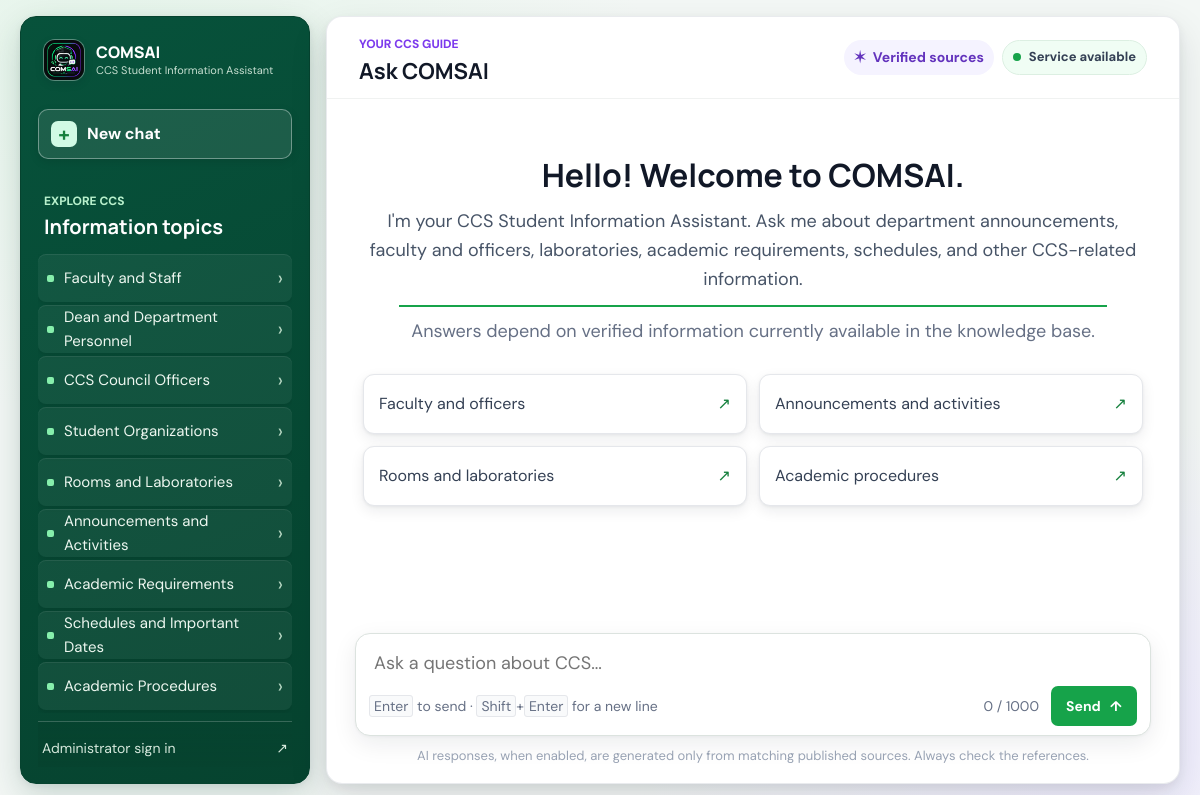
The page / on the database its author committed.
### tables this page shows
CREATE TABLE IF NOT EXISTS categories (
    id INT UNSIGNED NOT NULL AUTO_INCREMENT,
    name VARCHAR(100) NOT NULL,
    description VARCHAR(500) NULL,
    created_at TIMESTAMP NOT NULL DEFAULT CURRENT_TIMESTAMP,
    updated_at TIMESTAMP NOT NULL DEFAULT CURRENT_TIMESTAMP ON UPDATE CURRENT_TIMESTAMP,
    PRIMARY KEY (id), UNIQUE KEY uq_category_name (name)
);

### config/app.php (called while the page is built, shortened)
<?php
function h(string|int|null $value): string
{
    return htmlspecialchars((string) $value, ENT_QUOTES | ENT_SUBSTITUTE, 'UTF-8');
}

### index.php (the view, shortened to what this page needs)
<?php
$categories = [];
$databaseReady = false;
try {
    $pdo = db();
    $categories = $pdo->query('SELECT id, name FROM categories ORDER BY id')->fetchAll();
    $databaseReady = true;
} catch (Throwable $error) {
    error_log('NEW COMSAI homepage database check failed: ' . $error->getMessage());
}
?><!doctype html>
<html lang="en">
<head>
  <link rel="stylesheet" href="assets/css/style.css?v=20261026-1">
</head>
<body>
<main class="app-shell">
  <aside class="side-panel">
    <a class="brand" href="./" aria-label="COMSAI home"><img class="brand-mark" src="assets/comsai-icon.png" alt=""><span><strong>COMSAI</strong><small>CCS Student Information Assistant</small></span></a>
    <button class="new-chat-button" id="new-chat" type="button"><span aria-hidden="true">&#43;</span> New chat</button>
    <div class="panel-heading"><div><span class="eyebrow">EXPLORE CCS</span><h2>Information topics</h2></div></div>
    <div class="topic-list">
      <?php foreach ($categories as $category): ?>
      <button type="button" class="topic-button" data-question="<?= h($category['name']) ?>" data-category-id="<?= (int) $category['id'] ?>"><span class="topic-dot" aria-hidden="true"></span><?= h($category['name']) ?><span class="topic-arrow" aria-hidden="true">&#8250;</span></button>
      <?php endforeach; ?>
    </div>
    <a class="admin-link" href="login.php">Administrator sign in <span aria-hidden="true">&#8599;</span></a>
  </aside>
  <section class="chat-panel" aria-label="COMSAI chat">
    <div class="chat-heading"><div><span class="eyebrow">YOUR CCS GUIDE</span><h1>Ask COMSAI</h1></div><div class="chat-heading-badges"><span class="ai-pill"><span aria-hidden="true">&#10038;</span> Verified sources</span><span class="service <?= $databaseReady ? 'is-online' : 'is-offline' ?>"><i></i><?= $databaseReady ? 'Service available' : 'Setup required' ?></span></div></div>
    <div class="conversation" id="conversation" aria-live="polite" aria-relevant="additions text">
      <section class="welcome" id="welcome">
        <h2>Hello! Welcome to COMSAI.</h2>
        <p>I'm your CCS Student Information Assistant. Ask me about department announcements, faculty and officers, laboratories, academic requirements, schedules, and other CCS-related information.</p>
        <p class="welcome-notice">Answers depend on verified information currently available in the knowledge base.</p>
        <div class="suggestions" aria-label="Suggested questions">
          <button type="button" data-question="Who are the CCS faculty and officers?">Faculty and officers <span>&#8599;</span></button>
          <button type="button" data-question="What announcements and activities are current?">Announcements and activities <span>&#8599;</span></button>
          <button type="button" data-question="What rooms and laboratories are available?">Rooms and laboratories <span>&#8599;</span></button>
          <button type="button" data-question="What academic procedures should I know?">Academic procedures <span>&#8599;</span></button>
        </div>
      </section>
    </div>
    <form class="composer" id="chat-form">
      <textarea id="question" name="question" rows="1" maxlength="1000" placeholder="Ask a question about CCS..." required></textarea>
      <div class="composer-bottom"><span><kbd>Enter</kbd> to send <span class="composer-separator">&#183;</span> <kbd>Shift</kbd>+<kbd>Enter</kbd> for a new line</span><span class="composer-controls"><span class="char-count" id="char-count">0 / 1000</span><button class="button button-primary" id="send-button" type="submit"><span>Send</span><span aria-hidden="true">&#8593;</span></button></span></div>
    </form>
    <p class="chat-footnote">AI responses, when enabled, are generated only from matching published sources. Always check the references.</p>
  </section>
</main>
</body>
</html>

### rows shown on the page
categories: name "Faculty and Staff"
categories: name "Dean and Department Personnel"
categories: name "CCS Council Officers"
categories: name "Student Organizations"
categories: name "Rooms and Laboratories"
categories: name "Announcements and Activities"
categories: name "Academic Requirements"
categories: name "Schedules and Important Dates"
categories: name "Academic Procedures"
